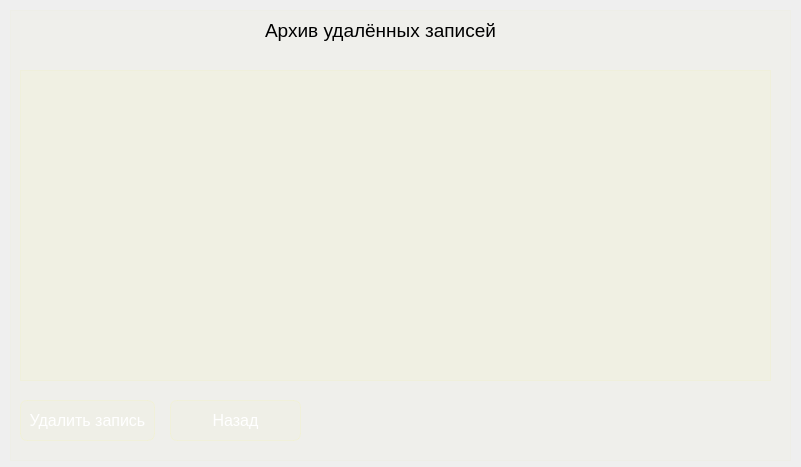
<?xml version="1.0" encoding="UTF-8"?>
<ui version="4.0">
 <class>wndw_archive</class>
 <widget class="QDialog" name="wndw_archive">
  <property name="geometry">
   <rect>
    <x>0</x>
    <y>0</y>
    <width>801</width>
    <height>467</height>
   </rect>
  </property>
  <property name="windowTitle">
   <string>Dialog</string>
  </property>
  <property name="styleSheet">
   <string notr="true">background-color: qlineargradient(
        spread:pad, x1:0, y1:0, x2:1, y2:1, 
        stop:0 rgba(139,0,255, 20), 
        stop:1 rgba(115,102,189, 40));</string>
  </property>
  <widget class="QFrame" name="frame">
   <property name="geometry">
    <rect>
     <x>10</x>
     <y>10</y>
     <width>781</width>
     <height>451</height>
    </rect>
   </property>
   <property name="styleSheet">
    <string notr="true">background-color: rgba(254,254,34, 5)</string>
   </property>
   <property name="frameShape">
    <enum>QFrame::Shape::StyledPanel</enum>
   </property>
   <property name="frameShadow">
    <enum>QFrame::Shadow::Raised</enum>
   </property>
   <widget class="QLabel" name="lbl_archive">
    <property name="geometry">
     <rect>
      <x>200</x>
      <y>0</y>
      <width>341</width>
      <height>41</height>
     </rect>
    </property>
    <property name="maximumSize">
     <size>
      <width>16777215</width>
      <height>60</height>
     </size>
    </property>
    <property name="font">
     <font>
      <pointsize>14</pointsize>
     </font>
    </property>
    <property name="styleSheet">
     <string notr="true">background-color: none;
border: none;</string>
    </property>
    <property name="text">
     <string>Архив удалённых записей</string>
    </property>
    <property name="alignment">
     <set>Qt::AlignmentFlag::AlignCenter</set>
    </property>
   </widget>
   <widget class="QTableView" name="tv_archive">
    <property name="geometry">
     <rect>
      <x>10</x>
      <y>60</y>
      <width>751</width>
      <height>311</height>
     </rect>
    </property>
    <property name="styleSheet">
     <string notr="true">background-color: rgba(254,254,34, 10)</string>
    </property>
   </widget>
   <widget class="QPushButton" name="pb_delete">
    <property name="geometry">
     <rect>
      <x>10</x>
      <y>390</y>
      <width>135</width>
      <height>41</height>
     </rect>
    </property>
    <property name="font">
     <font>
      <pointsize>12</pointsize>
     </font>
    </property>
    <property name="styleSheet">
     <string notr="true">QPushButton {
color: white;
backgroung-color: rgba(254,254,34, 30);
border: 1px solid rgba(254,254,34, 20);
border-radius: 7px;
}

QPushButton:hover {
background-color: rgba(254,254,34, 40);
}

QPushButton:pressed {
background-color: rgba(254,254,34, 70);
}</string>
    </property>
    <property name="text">
     <string>Удалить запись</string>
    </property>
   </widget>
   <widget class="QPushButton" name="pb_exit">
    <property name="geometry">
     <rect>
      <x>160</x>
      <y>390</y>
      <width>131</width>
      <height>41</height>
     </rect>
    </property>
    <property name="font">
     <font>
      <pointsize>12</pointsize>
     </font>
    </property>
    <property name="styleSheet">
     <string notr="true">QPushButton {
color: white;
backgroung-color: rgba(254,254,34, 30);
border: 1px solid rgba(254,254,34, 20);
border-radius: 7px;
}

QPushButton:hover {
background-color: rgba(254,254,34, 40);
}

QPushButton:pressed {
background-color: rgba(254,254,34, 70);
}</string>
    </property>
    <property name="text">
     <string>Назад</string>
    </property>
   </widget>
  </widget>
 </widget>
 <resources/>
 <connections/>
</ui>
